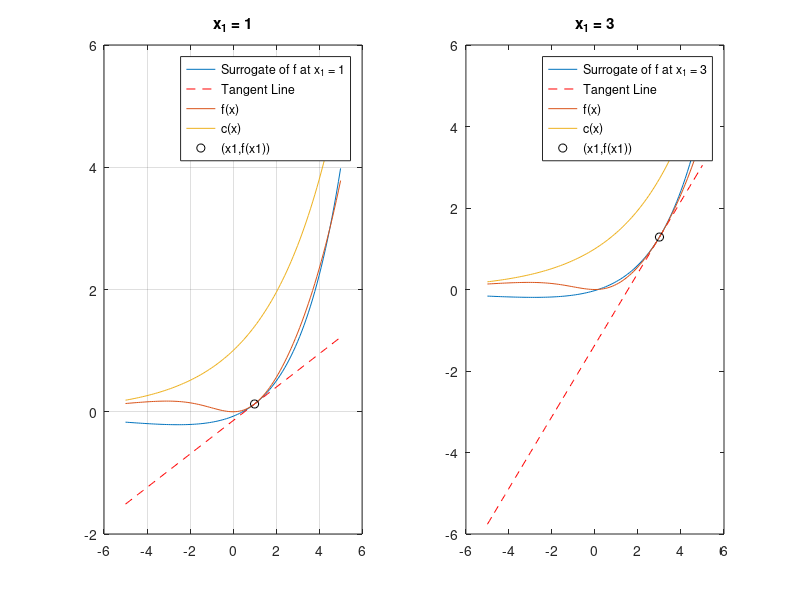

The MATLAB source for this figure: (Note: this script raises an error after producing the figure.)
clear

%BETA CORRELATION
f = @(x) exp(x/3)*0.1*x^2/(1+0.1*x^2);
c = @(x) exp(x/3);
diffriate = @(func, x0,epsilon) 0.5*(func(x0+epsilon)-func(x0-epsilon))/epsilon;

epsilon = 10e-6;
beta_correlation =@(f,c,x1,x) (f(x1)/c(x1)+( (x-x1)*(diffriate(f,x1,epsilon)*c(x1)-diffriate(c,x1,epsilon)*f(x1))/(c(x1))^2 ))*c(x);


x = -5:0.1:5;
figure(1)
x1 = 1;
subplot(1,2,1)
plot(x,arrayfun(@(xi) beta_correlation(f,c,x1,xi),x),'DisplayName','Surrogate of f at x_1 = 1')
hold on
plot(x,f(x1)+diffriate(f,x1,epsilon)*(x-x1),'r--','DisplayName','Tangent Line')
plot(x,arrayfun(f,x),'DisplayName','f(x)')
plot(x,arrayfun(c,x),'DisplayName','c(x)')
plot(x1,f(x1),'blacko','DisplayName','(x1,f(x1))')
title('x_1 = 1')
grid on
legend

subplot(1,2,2)
x1 = 3;
plot(x,arrayfun(@(xi) beta_correlation(f,c,x1,xi),x),'DisplayName','Surrogate of f at x_1 = 3')
hold on
plot(x,f(x1)+diffriate(f,x1,epsilon)*(x-x1),'r--','DisplayName','Tangent Line')
plot(x,arrayfun(f,x),'DisplayName','f(x)')
plot(x,arrayfun(c,x),'DisplayName','c(x)')
plot(x1,f(x1),'blacko','DisplayName','(x1,f(x1))')
title('x_1 = 3')
legend

sgtitle('Beta correlation for $$f(x) =  \exp(x/3)\cdot0.1\cdot\frac{x^2}{1+0.1x^2}$$','Interpreter','latex')
grid on
legend()

% GENERAL RESPONSE CORRECTION

general_response = @(f,c,x1,x) f(x1)+diffriate(f,x1,epsilon)/diffriate(c,x1,epsilon)*(c(x)-c(x1))

%IN practice one can choose g min_(𝑎∈𝑅) ||𝑎⋅𝑐′(𝑥^(𝑘))−𝑓′(𝑥^(𝑘))||_2

x = -5:0.1:5;
figure()
x1 = 1;
subplot(1,2,1)
plot(x,arrayfun(@(xi) general_response(f,c,x1,xi),x),'red','DisplayName','Surrogate of f at x_1 = 1')
hold on
plot(x,f(x1)+diffriate(f,x1,epsilon)*(x-x1),'r--','DisplayName','Tangent Line')
plot(x,arrayfun(f,x),'b','DisplayName','f(x)')
plot(x,arrayfun(c,x),'black','DisplayName','c(x)')
plot(x1,f(x1),'blacko','DisplayName','(x1,f(x1))')
title('x_1 = 1')
grid on
legend

subplot(1,2,2)
x1 = 3;
plot(x,arrayfun(@(xi) general_response(f,c,x1,xi),x),'r','DisplayName','Surrogate of f at x_1 = 3')
hold on
plot(x,f(x1)+diffriate(f,x1,epsilon)*(x-x1),'r--','DisplayName','Tangent Line')
plot(x,arrayfun(f,x),'b','DisplayName','f(x)')
plot(x,arrayfun(c,x),'black','DisplayName','c(x)')
plot(x1,f(x1),'blacko','DisplayName','(x1,f(x1))')
title('x_1 = 3')
legend

sgtitle('General response correction for $$f(x) =  \exp(x/3)\cdot0.1\cdot\frac{x^2}{1+0.1x^2}$$','Interpreter','latex')
grid on
legend()



